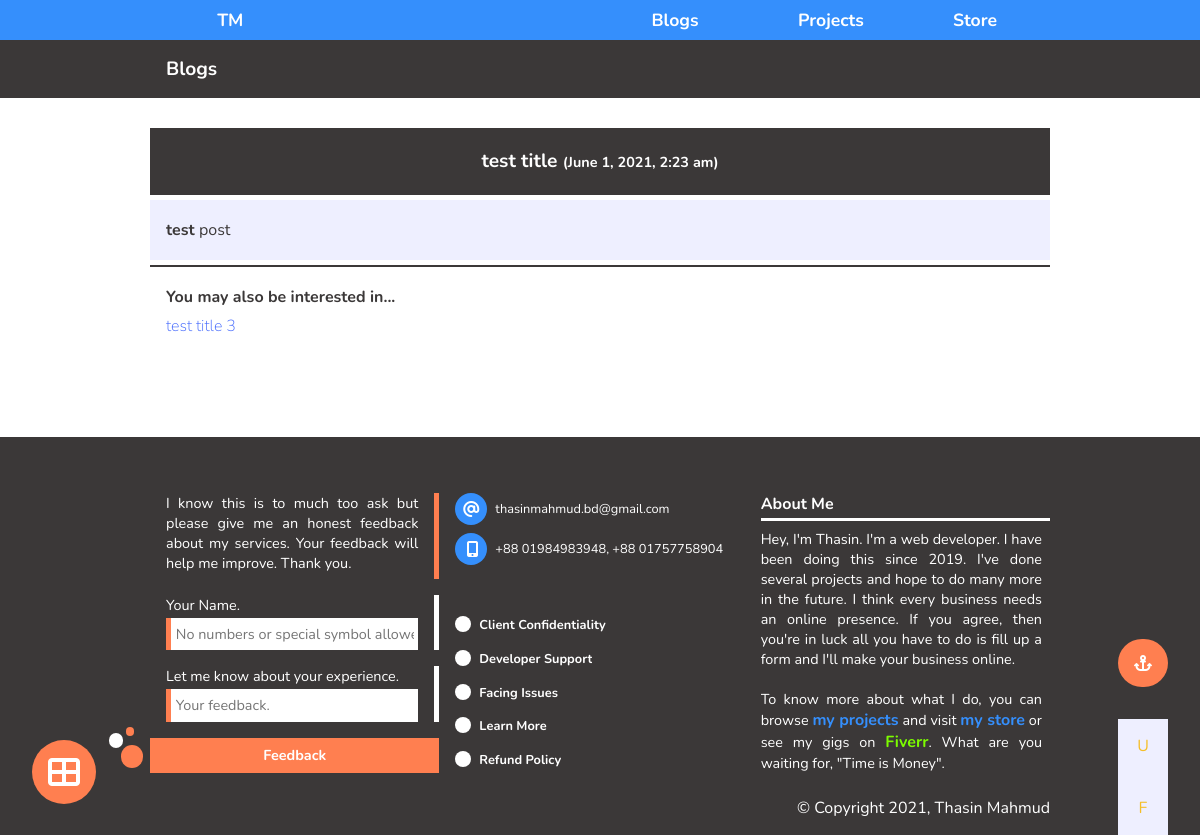
/0.1_blogs_full_article_page.php?id=1, run on an earlier commit of the app's database.
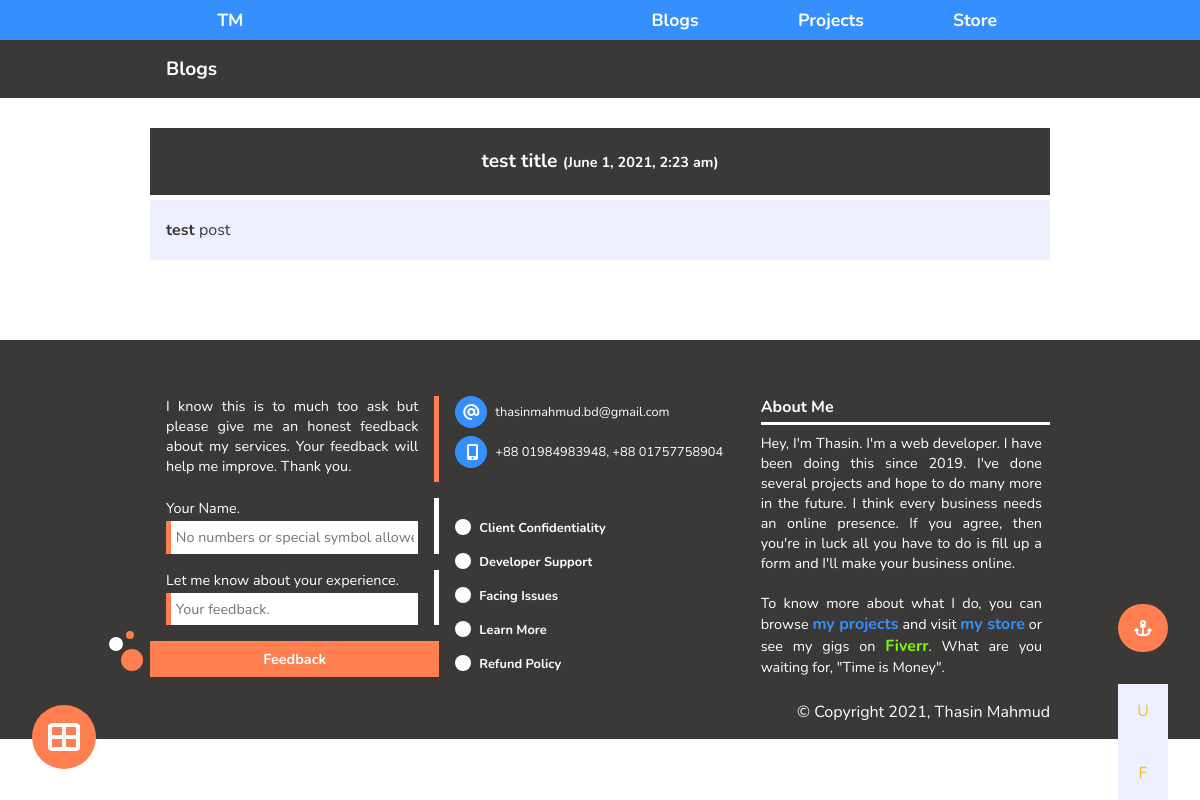
And on a later commit of the database.
### tables this page shows
CREATE TABLE `blogs_table` (
  `blogs_id` int(11) NOT NULL,
  `blogs_title` varchar(100) NOT NULL,
  `blogs_highlight` text NOT NULL,
  `blogs_post` text NOT NULL,
  `main_tag` varchar(30) NOT NULL,
  `tag_2` varchar(30) NOT NULL,
  `tag_3` varchar(30) NOT NULL,
  `tag_4` varchar(30) NOT NULL,
  `tag_5` varchar(30) NOT NULL,
  `blog_date` varchar(30) NOT NULL,
  `blog_status` varchar(10) NOT NULL DEFAULT 'drafted',
  `blog_picture` varchar(50) NOT NULL
);

### Dynamic/CRUD_dynamic.php (called while the page is built, shortened)
<?php
class Database{
    public function connect(){
        $this->host_name = "localhost";
        $this->user_name = "root";
        $this->password = "";
        $this->database_name = "personal_portfolio";
        $connection = mysqli_connect($this->host_name, $this->user_name, $this->password, $this->database_name);
        if($connection == false){
            mysqli_connect_error();
            die("We have a problem! Check CRUD_dynamic.");
        }
        else{
            return $connection;
        }
    }
    public function read($query){
        $con = $this->connect();
        $result =mysqli_query($con, $query);
            if(!$result){
                return false;
            }
            else{
                return $result;
            }
    }
}
?>

### 0.1_blogs_full_article_page.php (the view, shortened to what this page needs)
<?php include 'Dynamic/actions_dynamic.php';
    if(isset($_GET['id'])){
        $id = mysqli_real_escape_string($con, $_GET['id']);
            $query_to_read_blog = "SELECT * FROM blogs_table WHERE  blogs_id = $id;";
            $read_blog = new Database();
            $result = $read_blog->read($query_to_read_blog);
    }
?>
<!doctype html>
<html lang="en">
  <head>
    <link rel="stylesheet" href="Design/Owl_carousel/owl.carousel.css">
    <link rel="stylesheet" href="Design/Owl_carousel/owl.theme.green.css">
    <link rel="stylesheet" href="Design/Global/00_basic_style.css">
    <link rel="stylesheet" href="Design/Global/01_header_style.css">
    <link rel="stylesheet" href="Design/Global/02_navbar_style.css">
    <link rel="stylesheet" href="Design/Global/04_footer_style.css">
    <link rel="stylesheet" href="Design/Global/05_side_bar_style.css">
    <link rel="stylesheet" href="Design/Global/06_anchor_bar_style.css">
    <link rel="stylesheet" href="Design/frame_style.css">
    <link rel="stylesheet" href="Design/full_article_page_style.css">
    <link rel="stylesheet" href="Design/Responsive/01_header_res.css">
    <link rel="stylesheet" href="Design/Responsive/02_navbar_res.css">
    <link rel="stylesheet" href="Design/Responsive/frame_res.css">
    <link rel="stylesheet" href="Design/Responsive/04_footer_res.css">
    <link rel="stylesheet" href="https://unpkg.com/aos@next/dist/aos.css" />
  </head>
  <body>
    <?php include 'Includable_portions/02_navbar.php'; ?>
    <div class="secondary_navbar_container">
        <div class="secondary_navbar">
            <p class="sub_page_name" id="U">Blogs</p>
            <span></span>
        </div>
    </div>
                <?php
                    if(!empty($result)){
                        foreach($result as $row){
                ?>
    <div class="full_article_page">
        <div class="full_article_container">
            <h1 class="full_article_title"><?php echo $row['blogs_title'] ?> <span class="full_article_date">(<?php echo $row['blog_date'] ?>)</span></h1>
            <div class="full_article"><?php echo $row['blogs_post'] ?></div>
                <?php
                    $main_tag = $row['main_tag'];
                    $b_id = $row['blogs_id'];
                    $query_to_find_similar_type_blog = "SELECT * FROM blogs_table WHERE  blogs_id != $b_id AND main_tag = '$main_tag' AND blog_status = 'published' ORDER BY blogs_id DESC;";
                    $find_blog = new Database();
                    $result_2 = $find_blog->read($query_to_find_similar_type_blog);
                    if(!empty($result_2)){
                        foreach($result_2 as $row_2){
                ?>
            <div class="suggestions">
                <h1>You may also be interested in...</h1>
                <h1><a href="0.1_blogs_full_article_page.php?id=<?php echo $row_2['blogs_id'] ?>"> <?php echo $row_2['blogs_title'] ?>  </a></h1>
            </div>
                <?php
                        }
                    }
                ?>
        </div>
    </div>
                <?php
                        }
                    }
                ?>
    <?php include 'Includable_portions/03_fixed_sidebar.php'; ?>
    <div class="fixed_anchor_btns">
       <p><i class="fas fa-anchor"></i></p>
       <div class="fixed_target_btns">
            <a href="#U" class="anchor_btn up">U</a>
            <a href="#F" class="anchor_btn feedback">F</a>
       </div>
    </div>
    <?php include 'Includable_portions/04_footer.php'; ?>
  </body>
</html>

What changed in the data, as far as the page shows it:
no longer on this page (row edited): blogs_table: blogs_title "test title 3", shown under "test title"
